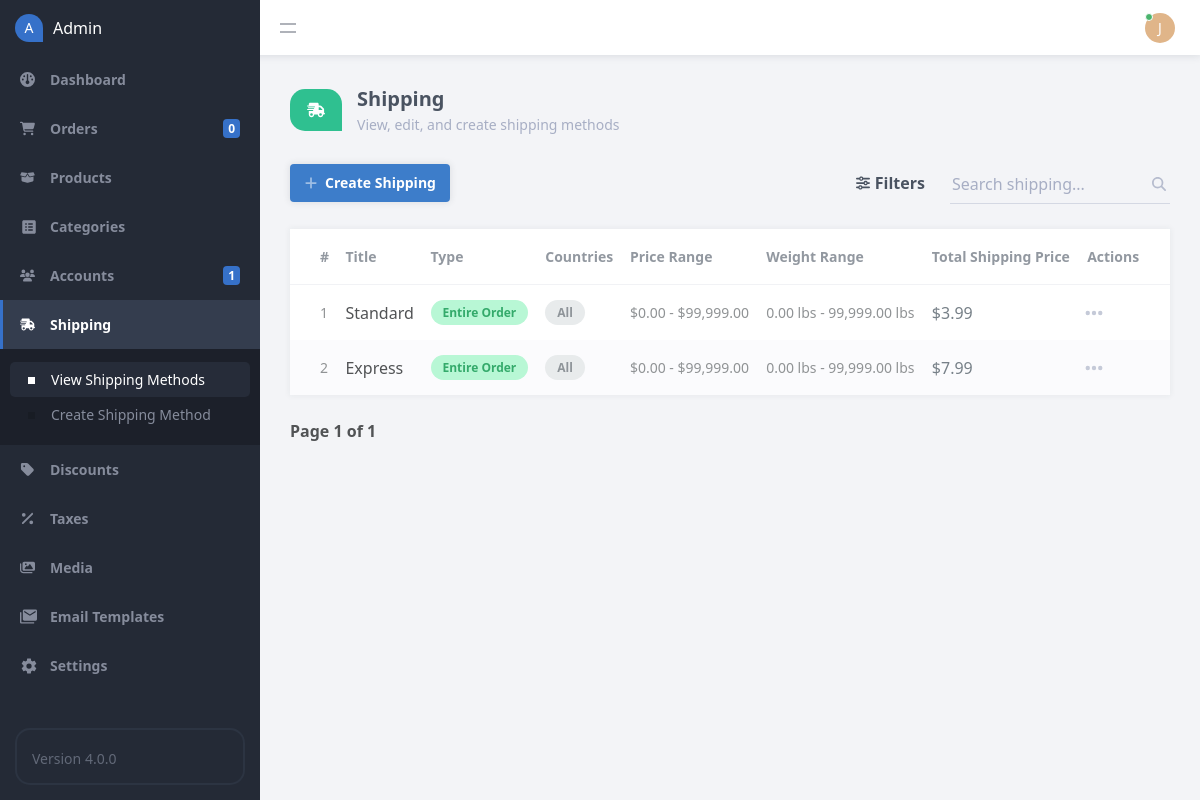
Screenshot of /admin/index.php?page=shipping (signed in) with the database file from the repository.
### tables this page shows
CREATE TABLE IF NOT EXISTS `shipping` (
  `id` int(11) NOT NULL AUTO_INCREMENT,
  `title` varchar(255) NOT NULL,
  `shipping_type` enum('Single Product','Entire Order') NOT NULL DEFAULT 'Single Product',
  `countries` varchar(255) NOT NULL DEFAULT '',
  `price_from` decimal(7,2) NOT NULL,
  `price_to` decimal(7,2) NOT NULL,
  `price` decimal(7,2) NOT NULL,
  `weight_from` decimal(7,2) NOT NULL DEFAULT 0.00,
  `weight_to` decimal(7,2) NOT NULL DEFAULT 0.00,
  PRIMARY KEY (`id`)
);

### admin/index.php (called while the page is built, shortened)
<?php
include '../functions.php';
$page = isset($_GET['page']) && file_exists($_GET['page'] . '.php') ? $_GET['page'] : 'dashboard';
include $page . '.php';
?>

### admin/shipping.php (the view, shortened to what this page needs)
<?php
$pagination_page = isset($_GET['pagination_page']) ? $_GET['pagination_page'] : 1;
$search = isset($_GET['search_query']) ? $_GET['search_query'] : '';
$type = isset($_GET['type']) ? $_GET['type'] : '';
$country = isset($_GET['country']) ? $_GET['country'] : '';
$order = isset($_GET['order']) && $_GET['order'] == 'DESC' ? 'DESC' : 'ASC';
$order_by_whitelist = ['id','title','shipping_type','countries','price_from','price_to','weight_from','weight_to','price'];
$order_by = isset($_GET['order_by']) && in_array($_GET['order_by'], $order_by_whitelist) ? $_GET['order_by'] : 'id';
$results_per_pagination_page = 15;
$param1 = ($pagination_page - 1) * $results_per_pagination_page;
$param2 = $results_per_pagination_page;
$where = '';
$where .= $search ? 'WHERE (s.title LIKE :search OR s.countries LIKE :search OR s.price LIKE :search) ' : '';
$stmt = $pdo->prepare('SELECT COUNT(*) AS total FROM shipping s ' . $where);
$stmt->execute();
$total_shipping = $stmt->fetchColumn();
$stmt = $pdo->prepare('SELECT * FROM shipping s ' . $where . ' ORDER BY ' . $order_by . ' ' . $order . ' LIMIT :start_results,:num_results');
$stmt->bindParam('start_results', $param1, PDO::PARAM_INT);
$stmt->bindParam('num_results', $param2, PDO::PARAM_INT);
$stmt->execute();
$shipping = $stmt->fetchAll(PDO::FETCH_ASSOC);
$url = 'index.php?page=shipping&search_query=' . $search . '&type=' . $type . '&country=' . $country;
?>
<?=template_admin_header('Shipping', 'shipping', 'view')?>
<div class="content-title">
    <div class="title">
        <div class="icon">
        </div>
        <div class="txt">
            <h2>Shipping</h2>
            <p>View, edit, and create shipping methods</p>
        </div>
    </div>
</div>
<div class="content-header responsive-flex-column pad-top-5">
    <a href="index.php?page=shipping_process" class="btn">
        Create Shipping
    </a>
    <form method="get">
        <div class="filters">
            <a href="#">
                Filters
            </a>
        </div>
        <div class="search">
            <label for="search_query">
                <input id="search_query" type="text" name="search_query" placeholder="Search shipping..." value="<?=htmlspecialchars($search, ENT_QUOTES)?>" class="responsive-width-100">
            </label>
        </div>
    </form>
</div>
<div class="content-block no-pad">
    <div class="table">
        <table>
            <thead>
                <tr>
                    <td class="responsive-hidden"><a href="<?=$url . '&order=' . ($order=='ASC'?'DESC':'ASC') . '&order_by=id'?>">#<?=$order_by=='id' ? $table_icons[strtolower($order)] : ''?></a></td>
                    <td><a href="<?=$url . '&order=' . ($order=='ASC'?'DESC':'ASC') . '&order_by=title'?>">Title<?=$order_by=='title' ? $table_icons[strtolower($order)] : ''?></a></td>
                    <td class="responsive-hidden"><a href="<?=$url . '&order=' . ($order=='ASC'?'DESC':'ASC') . '&order_by=shipping_type'?>">Type<?=$order_by=='shipping_type' ? $table_icons[strtolower($order)] : ''?></td>
                    <td class="responsive-hidden"><a href="<?=$url . '&order=' . ($order=='ASC'?'DESC':'ASC') . '&order_by=countries'?>">Countries<?=$order_by=='countries' ? $table_icons[strtolower($order)] : ''?></td>
                    <td class="responsive-hidden"><a href="<?=$url . '&order=' . ($order=='ASC'?'DESC':'ASC') . '&order_by=price_from'?>">Price Range<?=$order_by=='price_from' ? $table_icons[strtolower($order)] : ''?></td>
                    <td class="responsive-hidden"><a href="<?=$url . '&order=' . ($order=='ASC'?'DESC':'ASC') . '&order_by=weight_from'?>">Weight Range<?=$order_by=='weight_from' ? $table_icons[strtolower($order)] : ''?></td>
                    <td class="responsive-hidden"><a href="<?=$url . '&order=' . ($order=='ASC'?'DESC':'ASC') . '&order_by=price'?>">Total Shipping Price<?=$order_by=='price' ? $table_icons[strtolower($order)] : ''?></td>
                    <td class="align-center">Actions</td>
                </tr>
            </thead>
            <tbody>
                <?php foreach ($shipping as $s): ?>
                <tr>
                    <td class="responsive-hidden alt"><?=$s['id']?></td>
                    <td><?=$s['title']?></td>
                    <td class="responsive-hidden"><span class="<?=$s['shipping_type']=='Entire Order'?'green':'orange'?>"><?=$s['shipping_type']?></span></td>
                    <td class="responsive-hidden" style="max-width:300px">
                    <?php
                    if (empty($s['countries'])) {
                        echo '<span class="grey">All</span>';
                    } else {
                        $countries = explode(',', $s['countries']);
                        foreach ($countries as $c) {
                            echo '<span class="grey mar-right-1 mar-bot-1">' . $c . '</span>';
                        }
                    }
                    ?>
                    </td>
                    <td class="responsive-hidden alt"><?=currency_code?><?=num_format($s['price_from'], 2)?> - <?=currency_code?><?=num_format($s['price_to'], 2)?></td>
                    <td class="responsive-hidden alt"><?=num_format($s['weight_from'], 2)?> <?=weight_unit?> - <?=num_format($s['weight_to'], 2)?> <?=weight_unit?></td>
                    <td class="strong"><?=currency_code?><?=num_format($s['price'], 2)?></td>
                    <td class="actions">
                        <div class="table-dropdown">
                        </div>
                    </td>
                </tr>
                <?php endforeach; ?>
            </tbody>
        </table>
    </div>
</div>
<div class="pagination">
    <span>Page <?=$pagination_page?> of <?=ceil($total_shipping / $results_per_pagination_page) == 0 ? 1 : ceil($total_shipping / $results_per_pagination_page)?></span>
</div>
<?=template_admin_footer()?>

### rows the page displays
shipping: id "1", title "Standard", shipping_type "Entire Order", countries "All", price_from "0.00", price_to "99,999.00", weight_from "0.00", weight_to "99,999.00", price "3.99"
shipping: id "2", title "Express", shipping_type "Entire Order", countries "All", price_from "0.00", price_to "99,999.00", weight_from "0.00", weight_to "99,999.00", price "7.99"

### other values shown
num_format($orders_total) "0"
num_format($accounts_total) "1"
substr($_SESSION['account_name'], 0, 1) "J"
$pagination_page "1"
ceil($total_shipping / $results_per_pagination_page) "1"
